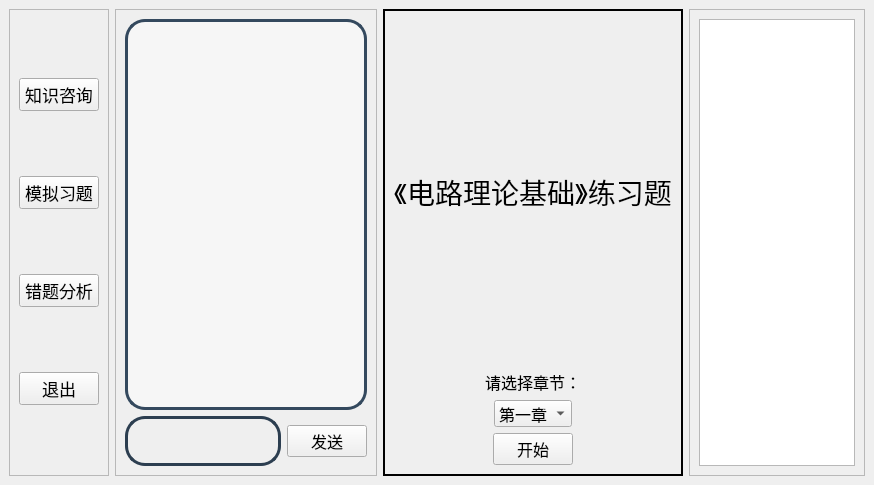
<?xml version="1.0" encoding="UTF-8"?>
<ui version="4.0">
 <class>MainWindow</class>
 <widget class="QMainWindow" name="MainWindow">
  <property name="geometry">
   <rect>
    <x>0</x>
    <y>0</y>
    <width>874</width>
    <height>485</height>
   </rect>
  </property>
  <property name="windowTitle">
   <string>《电路理论基础》辅助教学系统</string>
  </property>
  <widget class="QWidget" name="centralwidget">
   <layout class="QHBoxLayout" name="horizontalLayout_2">
    <item>
     <widget class="QFrame" name="frame_2">
      <property name="sizePolicy">
       <sizepolicy hsizetype="Fixed" vsizetype="Preferred">
        <horstretch>0</horstretch>
        <verstretch>0</verstretch>
       </sizepolicy>
      </property>
      <property name="frameShape">
       <enum>QFrame::Shape::StyledPanel</enum>
      </property>
      <property name="frameShadow">
       <enum>QFrame::Shadow::Raised</enum>
      </property>
      <layout class="QVBoxLayout" name="verticalLayout_3">
       <item>
        <widget class="QPushButton" name="pushButton_2">
         <property name="font">
          <font>
           <pointsize>13</pointsize>
          </font>
         </property>
         <property name="text">
          <string>知识咨询</string>
         </property>
        </widget>
       </item>
       <item>
        <widget class="QPushButton" name="pushButton_3">
         <property name="font">
          <font>
           <pointsize>13</pointsize>
          </font>
         </property>
         <property name="text">
          <string>模拟习题</string>
         </property>
        </widget>
       </item>
       <item>
        <widget class="QPushButton" name="pushButton_4">
         <property name="font">
          <font>
           <pointsize>13</pointsize>
          </font>
         </property>
         <property name="text">
          <string>错题分析</string>
         </property>
        </widget>
       </item>
       <item>
        <widget class="QPushButton" name="pushButton_5">
         <property name="font">
          <font>
           <pointsize>13</pointsize>
          </font>
         </property>
         <property name="text">
          <string>退出</string>
         </property>
        </widget>
       </item>
      </layout>
     </widget>
    </item>
    <item>
     <widget class="QFrame" name="frame_3">
      <property name="sizePolicy">
       <sizepolicy hsizetype="Preferred" vsizetype="Preferred">
        <horstretch>0</horstretch>
        <verstretch>0</verstretch>
       </sizepolicy>
      </property>
      <property name="frameShape">
       <enum>QFrame::Shape::StyledPanel</enum>
      </property>
      <property name="frameShadow">
       <enum>QFrame::Shadow::Raised</enum>
      </property>
      <layout class="QVBoxLayout" name="verticalLayout_6">
       <item>
        <widget class="QFrame" name="frame">
         <property name="styleSheet">
          <string notr="true">background-color: rgb(246, 246, 246);
border-radius:20px;
border:3px solid #34495e;
</string>
         </property>
         <property name="frameShape">
          <enum>QFrame::Shape::StyledPanel</enum>
         </property>
         <property name="frameShadow">
          <enum>QFrame::Shadow::Raised</enum>
         </property>
         <layout class="QVBoxLayout" name="verticalLayout_2">
          <item>
           <widget class="QScrollArea" name="scrollArea">
            <property name="styleSheet">
             <string notr="true">border:initial;
border: 0px solid;</string>
            </property>
            <property name="widgetResizable">
             <bool>true</bool>
            </property>
            <widget class="QWidget" name="scrollAreaWidgetContents">
             <property name="geometry">
              <rect>
               <x>0</x>
               <y>0</y>
               <width>203</width>
               <height>365</height>
              </rect>
             </property>
             <layout class="QVBoxLayout" name="verticalLayout"/>
            </widget>
           </widget>
          </item>
         </layout>
        </widget>
       </item>
       <item>
        <layout class="QHBoxLayout" name="horizontalLayout" stretch="0,1">
         <item>
          <widget class="QPlainTextEdit" name="plainTextEdit">
           <property name="sizePolicy">
            <sizepolicy hsizetype="Expanding" vsizetype="Minimum">
             <horstretch>0</horstretch>
             <verstretch>0</verstretch>
            </sizepolicy>
           </property>
           <property name="maximumSize">
            <size>
             <width>16777215</width>
             <height>50</height>
            </size>
           </property>
           <property name="styleSheet">
            <string notr="true">QPlainTextEdit{
	border-radius:20px;
	border:3px solid #2c3e50;
	background-color: transparent;
	font: 12pt &quot;微软雅黑&quot;;
	padding:5px;
}</string>
           </property>
          </widget>
         </item>
         <item>
          <widget class="QPushButton" name="pushButton">
           <property name="maximumSize">
            <size>
             <width>80</width>
             <height>16777215</height>
            </size>
           </property>
           <property name="font">
            <font>
             <pointsize>12</pointsize>
            </font>
           </property>
           <property name="text">
            <string>发送</string>
           </property>
          </widget>
         </item>
        </layout>
       </item>
      </layout>
     </widget>
    </item>
    <item>
     <widget class="QFrame" name="enter_frame">
      <property name="sizePolicy">
       <sizepolicy hsizetype="Preferred" vsizetype="Preferred">
        <horstretch>0</horstretch>
        <verstretch>0</verstretch>
       </sizepolicy>
      </property>
      <property name="frameShape">
       <enum>QFrame::Shape::Box</enum>
      </property>
      <property name="frameShadow">
       <enum>QFrame::Shadow::Plain</enum>
      </property>
      <property name="lineWidth">
       <number>2</number>
      </property>
      <property name="midLineWidth">
       <number>0</number>
      </property>
      <layout class="QVBoxLayout" name="verticalLayout_5">
       <item>
        <widget class="QLabel" name="label">
         <property name="sizePolicy">
          <sizepolicy hsizetype="Expanding" vsizetype="Expanding">
           <horstretch>0</horstretch>
           <verstretch>0</verstretch>
          </sizepolicy>
         </property>
         <property name="font">
          <font>
           <pointsize>21</pointsize>
          </font>
         </property>
         <property name="text">
          <string>《电路理论基础》练习题</string>
         </property>
         <property name="alignment">
          <set>Qt::AlignmentFlag::AlignCenter</set>
         </property>
        </widget>
       </item>
       <item alignment="Qt::AlignmentFlag::AlignHCenter">
        <widget class="QLabel" name="label_2">
         <property name="sizePolicy">
          <sizepolicy hsizetype="Fixed" vsizetype="Fixed">
           <horstretch>0</horstretch>
           <verstretch>0</verstretch>
          </sizepolicy>
         </property>
         <property name="font">
          <font>
           <pointsize>12</pointsize>
          </font>
         </property>
         <property name="text">
          <string>请选择章节：</string>
         </property>
         <property name="alignment">
          <set>Qt::AlignmentFlag::AlignCenter</set>
         </property>
        </widget>
       </item>
       <item alignment="Qt::AlignmentFlag::AlignHCenter">
        <widget class="QComboBox" name="comboBox">
         <property name="sizePolicy">
          <sizepolicy hsizetype="Fixed" vsizetype="Fixed">
           <horstretch>0</horstretch>
           <verstretch>0</verstretch>
          </sizepolicy>
         </property>
         <property name="font">
          <font>
           <pointsize>12</pointsize>
          </font>
         </property>
         <item>
          <property name="text">
           <string>第一章</string>
          </property>
         </item>
         <item>
          <property name="text">
           <string>第二章</string>
          </property>
         </item>
         <item>
          <property name="text">
           <string>第三章</string>
          </property>
         </item>
         <item>
          <property name="text">
           <string>第四章</string>
          </property>
         </item>
         <item>
          <property name="text">
           <string>第五章</string>
          </property>
         </item>
         <item>
          <property name="text">
           <string>综合</string>
          </property>
         </item>
        </widget>
       </item>
       <item alignment="Qt::AlignmentFlag::AlignHCenter">
        <widget class="QPushButton" name="pushButton_7">
         <property name="sizePolicy">
          <sizepolicy hsizetype="Fixed" vsizetype="Fixed">
           <horstretch>0</horstretch>
           <verstretch>0</verstretch>
          </sizepolicy>
         </property>
         <property name="font">
          <font>
           <pointsize>12</pointsize>
          </font>
         </property>
         <property name="text">
          <string>开始</string>
         </property>
        </widget>
       </item>
      </layout>
     </widget>
    </item>
    <item>
     <widget class="QFrame" name="frame_4">
      <property name="frameShape">
       <enum>QFrame::Shape::StyledPanel</enum>
      </property>
      <property name="frameShadow">
       <enum>QFrame::Shadow::Raised</enum>
      </property>
      <layout class="QVBoxLayout" name="verticalLayout_4">
       <item>
        <widget class="QTableView" name="tableView">
         <property name="editTriggers">
          <set>QAbstractItemView::EditTrigger::NoEditTriggers</set>
         </property>
        </widget>
       </item>
      </layout>
     </widget>
    </item>
   </layout>
  </widget>
 </widget>
 <resources/>
 <connections/>
</ui>
